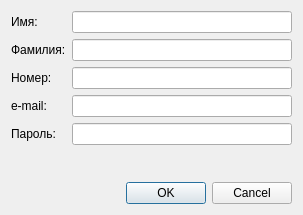
<?xml version="1.0" encoding="UTF-8"?>
<ui version="4.0">
 <class>addcCient</class>
 <widget class="QDialog" name="addcCient">
  <property name="geometry">
   <rect>
    <x>0</x>
    <y>0</y>
    <width>303</width>
    <height>215</height>
   </rect>
  </property>
  <property name="windowTitle">
   <string>Dialog</string>
  </property>
  <layout class="QGridLayout" name="gridLayout">
   <item row="0" column="0">
    <layout class="QFormLayout" name="formLayout">
     <item row="0" column="0">
      <widget class="QLabel" name="label">
       <property name="text">
        <string>Имя:</string>
       </property>
      </widget>
     </item>
     <item row="0" column="1">
      <widget class="QLineEdit" name="nameEdit"/>
     </item>
     <item row="1" column="0">
      <widget class="QLabel" name="label_2">
       <property name="text">
        <string>Фамилия:</string>
       </property>
      </widget>
     </item>
     <item row="1" column="1">
      <widget class="QLineEdit" name="surenameEdit"/>
     </item>
     <item row="2" column="0">
      <widget class="QLabel" name="label_3">
       <property name="text">
        <string>Номер:</string>
       </property>
      </widget>
     </item>
     <item row="2" column="1">
      <widget class="QLineEdit" name="phoneEdit"/>
     </item>
     <item row="3" column="0">
      <widget class="QLabel" name="label_4">
       <property name="text">
        <string>e-mail:</string>
       </property>
      </widget>
     </item>
     <item row="4" column="0">
      <widget class="QLabel" name="label_5">
       <property name="text">
        <string>Пароль:</string>
       </property>
      </widget>
     </item>
     <item row="3" column="1">
      <widget class="QLineEdit" name="mailEdit"/>
     </item>
     <item row="4" column="1">
      <widget class="QLineEdit" name="pswEdit"/>
     </item>
    </layout>
   </item>
   <item row="1" column="0">
    <widget class="QDialogButtonBox" name="buttonBox">
     <property name="orientation">
      <enum>Qt::Horizontal</enum>
     </property>
     <property name="standardButtons">
      <set>QDialogButtonBox::Cancel|QDialogButtonBox::Ok</set>
     </property>
    </widget>
   </item>
  </layout>
 </widget>
 <resources/>
 <connections>
  <connection>
   <sender>buttonBox</sender>
   <signal>accepted()</signal>
   <receiver>addcCient</receiver>
   <slot>accept()</slot>
   <hints>
    <hint type="sourcelabel">
     <x>248</x>
     <y>254</y>
    </hint>
    <hint type="destinationlabel">
     <x>157</x>
     <y>274</y>
    </hint>
   </hints>
  </connection>
  <connection>
   <sender>buttonBox</sender>
   <signal>rejected()</signal>
   <receiver>addcCient</receiver>
   <slot>reject()</slot>
   <hints>
    <hint type="sourcelabel">
     <x>316</x>
     <y>260</y>
    </hint>
    <hint type="destinationlabel">
     <x>286</x>
     <y>274</y>
    </hint>
   </hints>
  </connection>
 </connections>
</ui>
